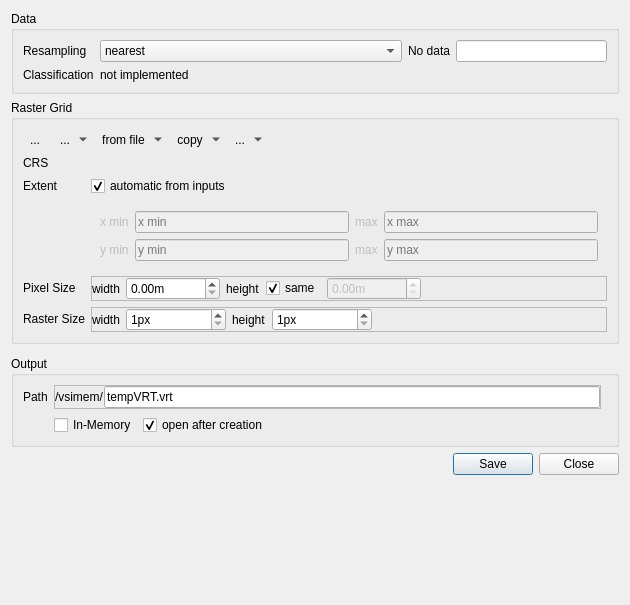
              <widget class="QWidget" name="scrollAreaWidgetContents">
               <property name="geometry">
                <rect>
                 <x>0</x>
                 <y>0</y>
                 <width>630</width>
                 <height>605</height>
                </rect>
               </property>
               <layout class="QGridLayout" name="gridLayout_2">
                <item row="9" column="0" colspan="2">
                 <widget class="QgsCollapsibleGroupBox" name="mGroupBox">
                  <property name="sizePolicy">
                   <sizepolicy hsizetype="Preferred" vsizetype="Preferred">
                    <horstretch>0</horstretch>
                    <verstretch>0</verstretch>
                   </sizepolicy>
                  </property>
                  <property name="minimumSize">
                   <size>
                    <width>0</width>
                    <height>0</height>
                   </size>
                  </property>
                  <property name="title">
                   <string>Raster Grid</string>
                  </property>
                  <layout class="QFormLayout" name="formLayout_2">
                   <property name="topMargin">
                    <number>9</number>
                   </property>
                   <item row="0" column="0" colspan="2">
                    <layout class="QHBoxLayout" name="horizontalLayout_6">
                     <property name="spacing">
                      <number>6</number>
                     </property>
                     <item>
                      <widget class="QToolButton" name="bntDrawExtent">
                       <property name="toolTip">
                        <string>Select resolution from other raster image</string>
                       </property>
                       <property name="text">
                        <string>...</string>
                       </property>
                       <property name="icon">
                        <iconset resource="vrtbuilderresources.qrc">
                         <normaloff>:/vrtbuilder/mActionSelect.svg</normaloff>:/vrtbuilder/mActionSelect.svg</iconset>
                       </property>
                       <property name="popupMode">
                        <enum>QToolButton::DelayedPopup</enum>
                       </property>
                       <property name="autoRaise">
                        <bool>true</bool>
                       </property>
                      </widget>
                     </item>
                     <item>
                      <widget class="QToolButton" name="btnCopyResolution">
                       <property name="toolTip">
                        <string>Select resolution from other raster image</string>
                       </property>
                       <property name="text">
                        <string>...</string>
                       </property>
                       <property name="icon">
                        <iconset resource="vrtbuilderresources.qrc">
                         <normaloff>:/vrtbuilder/mActionImportPixelSize.svg</normaloff>:/vrtbuilder/mActionImportPixelSize.svg</iconset>
                       </property>
                       <property name="popupMode">
                        <enum>QToolButton::MenuButtonPopup</enum>
                       </property>
                       <property name="autoRaise">
                        <bool>true</bool>
                       </property>
                      </widget>
                     </item>
                     <item>
                      <widget class="QToolButton" name="btnCopyExtent">
                       <property name="enabled">
                        <bool>true</bool>
                       </property>
                       <property name="toolTip">
                        <string>Select bounds from spatial file or layer</string>
                       </property>
                       <property name="text">
                        <string>from file</string>
                       </property>
                       <property name="icon">
                        <iconset resource="vrtbuilderresources.qrc">
                         <normaloff>:/vrtbuilder/mActionImportRasterBounds.svg</normaloff>:/vrtbuilder/mActionImportRasterBounds.svg</iconset>
                       </property>
                       <property name="popupMode">
                        <enum>QToolButton::MenuButtonPopup</enum>
                       </property>
                       <property name="autoRaise">
                        <bool>true</bool>
                       </property>
                      </widget>
                     </item>
                     <item>
                      <widget class="QToolButton" name="bntCopyGrid">
                       <property name="toolTip">
                        <string>Copy grid, and extent from other raster</string>
                       </property>
                       <property name="text">
                        <string>copy</string>
                       </property>
                       <property name="icon">
                        <iconset resource="vrtbuilderresources.qrc">
                         <normaloff>:/vrtbuilder/mActionImportRasterBoundsAndPixelSize.svg</normaloff>:/vrtbuilder/mActionImportRasterBoundsAndPixelSize.svg</iconset>
                       </property>
                       <property name="popupMode">
                        <enum>QToolButton::MenuButtonPopup</enum>
                       </property>
                       <property name="toolButtonStyle">
                        <enum>Qt::ToolButtonIconOnly</enum>
                       </property>
                       <property name="autoRaise">
                        <bool>true</bool>
                       </property>
                       <property name="arrowType">
                        <enum>Qt::NoArrow</enum>
                       </property>
                      </widget>
                     </item>
                     <item>
                      <widget class="QToolButton" name="btnAlignGrid">
                       <property name="text">
                        <string>...</string>
                       </property>
                       <property name="icon">
                        <iconset resource="vrtbuilderresources.qrc">
                         <normaloff>:/vrtbuilder/mActionAlignGrid.svg</normaloff>:/vrtbuilder/mActionAlignGrid.svg</iconset>
                       </property>
                       <property name="popupMode">
                        <enum>QToolButton::MenuButtonPopup</enum>
                       </property>
                       <property name="autoRaise">
                        <bool>true</bool>
                       </property>
                      </widget>
                     </item>
                     <item>
                      <spacer name="horizontalSpacer_4">
                       <property name="orientation">
                        <enum>Qt::Horizontal</enum>
                       </property>
                       <property name="sizeHint" stdset="0">
                        <size>
                         <width>40</width>
                         <height>20</height>
                        </size>
                       </property>
                      </spacer>
                     </item>
                    </layout>
                   </item>
                   <item row="1" column="0">
                    <widget class="QLabel" name="label_8">
                     <property name="text">
                      <string>CRS</string>
                     </property>
                    </widget>
                   </item>
                   <item row="1" column="1">
                    <widget class="QgsProjectionSelectionWidget" name="crsSelectionWidget">
                     <property name="enabled">
                      <bool>true</bool>
                     </property>
                     <property name="minimumSize">
                      <size>
                       <width>50</width>
                       <height>0</height>
                      </size>
                     </property>
                    </widget>
                   </item>
                   <item row="2" column="0">
                    <widget class="QLabel" name="label_17">
                     <property name="text">
                      <string>Extent</string>
                     </property>
                    </widget>
                   </item>
                   <item row="2" column="1">
                    <widget class="QCheckBox" name="cbBoundsFromSourceFiles">
                     <property name="enabled">
                      <bool>true</bool>
                     </property>
                     <property name="toolTip">
                      <string>Automatic extent from source fule</string>
                     </property>
                     <property name="text">
                      <string>automatic from inputs</string>
                     </property>
                     <property name="checked">
                      <bool>true</bool>
                     </property>
                    </widget>
                   </item>
                   <item row="3" column="1">
                    <widget class="QFrame" name="frameExtent">
                     <property name="enabled">
                      <bool>false</bool>
                     </property>
                     <layout class="QGridLayout" name="gridLayout">
                      <item row="2" column="3">
                       <widget class="QLabel" name="label_13">
                        <property name="text">
                         <string>max</string>
                        </property>
                       </widget>
                      </item>
                      <item row="1" column="4">
                       <widget class="QLineEdit" name="tbBoundsXMax">
                        <property name="placeholderText">
                         <string>x max</string>
                        </property>
                       </widget>
                      </item>
                      <item row="1" column="3">
                       <widget class="QLabel" name="label_12">
                        <property name="text">
                         <string>max</string>
                        </property>
                       </widget>
                      </item>
                      <item row="2" column="2">
                       <widget class="QLineEdit" name="tbBoundsYMin">
                        <property name="placeholderText">
                         <string>y min</string>
                        </property>
                       </widget>
                      </item>
                      <item row="2" column="1">
                       <widget class="QLabel" name="label_11">
                        <property name="text">
                         <string>y min</string>
                        </property>
                       </widget>
                      </item>
                      <item row="2" column="4">
                       <widget class="QLineEdit" name="tbBoundsYMax">
                        <property name="placeholderText">
                         <string>y max</string>
                        </property>
                       </widget>
                      </item>
                      <item row="1" column="2">
                       <widget class="QLineEdit" name="tbBoundsXMin">
                        <property name="placeholderText">
                         <string>x min</string>
                        </property>
                       </widget>
                      </item>
                      <item row="1" column="1">
                       <widget class="QLabel" name="label_10">
                        <property name="text">
                         <string>x min</string>
                        </property>
                       </widget>
                      </item>
                     </layout>
                    </widget>
                   </item>
                   <item row="4" column="0">
                    <widget class="QLabel" name="label_3">
                     <property name="text">
                      <string>Pixel Size</string>
                     </property>
                    </widget>
                   </item>
                   <item row="4" column="1">
                    <widget class="QFrame" name="framePixelSize">
                     <property name="minimumSize">
                      <size>
                       <width>50</width>
                       <height>0</height>
                      </size>
                     </property>
                     <property name="frameShape">
                      <enum>QFrame::StyledPanel</enum>
                     </property>
                     <property name="frameShadow">
                      <enum>QFrame::Raised</enum>
                     </property>
                     <layout class="QHBoxLayout" name="horizontalLayout_12">
                      <property name="leftMargin">
                       <number>0</number>
                      </property>
                      <property name="topMargin">
                       <number>0</number>
                      </property>
                      <property name="rightMargin">
                       <number>0</number>
                      </property>
                      <property name="bottomMargin">
                       <number>0</number>
                      </property>
                      <item>
                       <widget class="QLabel" name="label_4">
                        <property name="text">
                         <string>width</string>
                        </property>
                       </widget>
                      </item>
                      <item>
                       <widget class="QDoubleSpinBox" name="sbResolutionX">
                        <property name="minimumSize">
                         <size>
                          <width>50</width>
                          <height>0</height>
                         </size>
                        </property>
                        <property name="maximumSize">
                         <size>
                          <width>100</width>
                          <height>16777215</height>
                         </size>
                        </property>
                        <property name="suffix">
                         <string>m</string>
                        </property>
                        <property name="maximum">
                         <double>99999999999999.000000000000000</double>
                        </property>
                       </widget>
                      </item>
                      <item>
                       <widget class="QLabel" name="label_5">
                        <property name="text">
                         <string>height</string>
                        </property>
                       </widget>
                      </item>
                      <item>
                       <widget class="QCheckBox" name="cbLinkResolutionXY">
                        <property name="text">
                         <string>same</string>
                        </property>
                        <property name="checked">
                         <bool>true</bool>
                        </property>
                       </widget>
                      </item>
                      <item>
                       <widget class="QDoubleSpinBox" name="sbResolutionY">
                        <property name="enabled">
                         <bool>false</bool>
                        </property>
                        <property name="sizePolicy">
                         <sizepolicy hsizetype="Preferred" vsizetype="Fixed">
                          <horstretch>0</horstretch>
                          <verstretch>0</verstretch>
                         </sizepolicy>
                        </property>
                        <property name="minimumSize">
                         <size>
                          <width>50</width>
                          <height>0</height>
                         </size>
                        </property>
                        <property name="maximumSize">
                         <size>
                          <width>100</width>
                          <height>16777215</height>
                         </size>
                        </property>
                        <property name="suffix">
                         <string>m</string>
                        </property>
                        <property name="maximum">
                         <double>10000000000000000.000000000000000</double>
                        </property>
                       </widget>
                      </item>
                      <item>
                       <spacer name="horizontalSpacer_6">
                        <property name="orientation">
                         <enum>Qt::Horizontal</enum>
                        </property>
                        <property name="sizeHint" stdset="0">
                         <size>
                          <width>0</width>
                          <height>20</height>
                         </size>
                        </property>
                       </spacer>
                      </item>
                     </layout>
                    </widget>
                   </item>
                   <item row="5" column="0">
                    <widget class="QLabel" name="label_18">
                     <property name="text">
                      <string>Raster Size</string>
                     </property>
                    </widget>
                   </item>
                   <item row="5" column="1">
                    <widget class="QFrame" name="frameRasterSize">
                     <property name="frameShape">
                      <enum>QFrame::StyledPanel</enum>
                     </property>
                     <property name="frameShadow">
                      <enum>QFrame::Raised</enum>
                     </property>
                     <layout class="QHBoxLayout" name="horizontalLayout_3">
                      <property name="leftMargin">
                       <number>0</number>
                      </property>
                      <property name="topMargin">
                       <number>0</number>
                      </property>
                      <property name="rightMargin">
                       <number>0</number>
                      </property>
                      <property name="bottomMargin">
                       <number>0</number>
                      </property>
                      <item>
                       <widget class="QLabel" name="label_19">
                        <property name="text">
                         <string>width</string>
                        </property>
                       </widget>
                      </item>
                      <item>
                       <widget class="QSpinBox" name="sbRasterWidth">
                        <property name="minimumSize">
                         <size>
                          <width>100</width>
                          <height>0</height>
                         </size>
                        </property>
                        <property name="suffix">
                         <string>px</string>
                        </property>
                        <property name="minimum">
                         <number>1</number>
                        </property>
                        <property name="maximum">
                         <number>999999999</number>
                        </property>
                       </widget>
                      </item>
                      <item>
                       <widget class="QLabel" name="label_20">
                        <property name="text">
                         <string>height</string>
                        </property>
                       </widget>
                      </item>
                      <item>
                       <widget class="QSpinBox" name="sbRasterHeight">
                        <property name="minimumSize">
                         <size>
                          <width>100</width>
                          <height>0</height>
                         </size>
                        </property>
                        <property name="suffix">
                         <string>px</string>
                        </property>
                        <property name="minimum">
                         <number>1</number>
                        </property>
                        <property name="maximum">
                         <number>999999999</number>
                        </property>
                       </widget>
                      </item>
                      <item>
                       <spacer name="horizontalSpacer_3">
                        <property name="orientation">
                         <enum>Qt::Horizontal</enum>
                        </property>
                        <property name="sizeHint" stdset="0">
                         <size>
                          <width>0</width>
                          <height>20</height>
                         </size>
                        </property>
                       </spacer>
                      </item>
                     </layout>
                    </widget>
                   </item>
                  </layout>
                 </widget>
                </item>
                <item row="19" column="1">
                 <widget class="QFrame" name="frameUserResolution">
                  <property name="frameShape">
                   <enum>QFrame::NoFrame</enum>
                  </property>
                  <property name="frameShadow">
                   <enum>QFrame::Raised</enum>
                  </property>
                  <layout class="QHBoxLayout" name="horizontalLayout_7">
                   <property name="spacing">
                    <number>2</number>
                   </property>
                   <property name="leftMargin">
                    <number>0</number>
                   </property>
                   <property name="topMargin">
                    <number>0</number>
                   </property>
                   <property name="rightMargin">
                    <number>0</number>
                   </property>
                   <property name="bottomMargin">
                    <number>0</number>
                   </property>
                  </layout>
                 </widget>
                </item>
                <item row="25" column="1">
                 <widget class="QDialogButtonBox" name="buttonBox">
                  <property name="standardButtons">
                   <set>QDialogButtonBox::Close|QDialogButtonBox::Save</set>
                  </property>
                 </widget>
                </item>
                <item row="24" column="0" colspan="2">
                 <widget class="QgsCollapsibleGroupBox" name="mGrpBoxOutput">
                  <property name="minimumSize">
                   <size>
                    <width>0</width>
                    <height>0</height>
                   </size>
                  </property>
                  <property name="title">
                   <string>Output</string>
                  </property>
                  <layout class="QGridLayout" name="gridLayout_4">
                   <property name="bottomMargin">
                    <number>9</number>
                   </property>
                   <item row="0" column="0">
                    <widget class="QLabel" name="label_2">
                     <property name="text">
                      <string>Path</string>
                     </property>
                    </widget>
                   </item>
                   <item row="0" column="1">
                    <layout class="QHBoxLayout" name="horizontalLayout_10">
                     <item>
                      <widget class="QFrame" name="frameInMemoryPath">
                       <property name="frameShape">
                        <enum>QFrame::StyledPanel</enum>
                       </property>
                       <property name="frameShadow">
                        <enum>QFrame::Raised</enum>
                       </property>
                       <layout class="QHBoxLayout" name="horizontalLayout_11">
                        <property name="spacing">
                         <number>0</number>
                        </property>
                        <property name="leftMargin">
                         <number>0</number>
                        </property>
                        <property name="topMargin">
                         <number>0</number>
                        </property>
                        <property name="rightMargin">
                         <number>0</number>
                        </property>
                        <property name="bottomMargin">
                         <number>0</number>
                        </property>
                        <item>
                         <widget class="QLabel" name="label">
                          <property name="text">
                           <string>/vsimem/</string>
                          </property>
                         </widget>
                        </item>
                        <item>
                         <widget class="QLineEdit" name="lineEditInMemory">
                          <property name="inputMask">
                           <string/>
                          </property>
                          <property name="text">
                           <string>tempVRT.vrt</string>
                          </property>
                         </widget>
                        </item>
                       </layout>
                      </widget>
                     </item>
                     <item>
                      <widget class="QgsFileWidget" name="mQgsFileWidget">
                       <property name="enabled">
                        <bool>true</bool>
                       </property>
                       <property name="sizePolicy">
                        <sizepolicy hsizetype="Minimum" vsizetype="Minimum">
                         <horstretch>0</horstretch>
                         <verstretch>0</verstretch>
                        </sizepolicy>
                       </property>
                       <property name="fileWidgetButtonVisible">
                        <bool>true</bool>
                       </property>
                       <property name="useLink">
                        <bool>false</bool>
                       </property>
                       <property name="defaultRoot">
                        <string/>
                       </property>
                      </widget>
                     </item>
                    </layout>
                   </item>
                   <item row="1" column="1">
                    <layout class="QHBoxLayout" name="horizontalLayout_5">
                     <property name="spacing">
                      <number>6</number>
                     </property>
                     <property name="bottomMargin">
                      <number>0</number>
                     </property>
                     <item>
                      <widget class="QCheckBox" name="cbInMemoryOutput">
                       <property name="text">
                        <string>In-Memory</string>
                       </property>
                      </widget>
                     </item>
                     <item>
                      <widget class="QCheckBox" name="cbAddToMap">
                       <property name="text">
                        <string>open after creation</string>
                       </property>
                       <property name="checked">
                        <bool>true</bool>
                       </property>
                      </widget>
                     </item>
                     <item>
                      <spacer name="horizontalSpacer_8">
                       <property name="orientation">
                        <enum>Qt::Horizontal</enum>
                       </property>
                       <property name="sizeHint" stdset="0">
                        <size>
                         <width>40</width>
                         <height>0</height>
                        </size>
                       </property>
                      </spacer>
                     </item>
                    </layout>
                   </item>
                  </layout>
                 </widget>
                </item>
                <item row="8" column="0" colspan="2">
                 <widget class="QgsCollapsibleGroupBox" name="mGroupBox_2">
                  <property name="minimumSize">
                   <size>
                    <width>0</width>
                    <height>0</height>
                   </size>
                  </property>
                  <property name="title">
                   <string>Data</string>
                  </property>
                  <layout class="QGridLayout" name="gridLayout_3" columnstretch="0,2,0,1">
                   <item row="0" column="0">
                    <widget class="QLabel" name="label_7">
                     <property name="text">
                      <string>Resampling</string>
                     </property>
                    </widget>
                   </item>
                   <item row="0" column="1">
                    <widget class="QComboBox" name="cbResampling">
                     <item>
                      <property name="text">
                       <string>nearest</string>
                      </property>
                     </item>
                     <item>
                      <property name="text">
                       <string>bilinear</string>
                      </property>
                     </item>
                     <item>
                      <property name="text">
                       <string>cubic</string>
                      </property>
                     </item>
                     <item>
                      <property name="text">
                       <string>cubicspline</string>
                      </property>
                     </item>
                     <item>
                      <property name="text">
                       <string>lanczos</string>
                      </property>
                     </item>
                     <item>
                      <property name="text">
                       <string>average</string>
                      </property>
                     </item>
                     <item>
                      <property name="text">
                       <string>mode</string>
                      </property>
                     </item>
                    </widget>
                   </item>
                   <item row="2" column="0">
                    <widget class="QLabel" name="label_9">
                     <property name="text">
                      <string>Classification</string>
                     </property>
                    </widget>
                   </item>
                   <item row="2" column="1">
                    <widget class="QLabel" name="label_16">
                     <property name="text">
                      <string>not implemented</string>
                     </property>
                    </widget>
                   </item>
                   <item row="0" column="2">
                    <widget class="QLabel" name="label_6">
                     <property name="text">
                      <string>No data</string>
                     </property>
                    </widget>
                   </item>
                   <item row="0" column="3">
                    <widget class="QLineEdit" name="tbNoData">
                     <property name="readOnly">
                      <bool>false</bool>
                     </property>
                    </widget>
                   </item>
                  </layout>
                 </widget>
                </item>
                <item row="26" column="1">
                 <spacer name="verticalSpacer">
                  <property name="orientation">
                   <enum>Qt::Vertical</enum>
                  </property>
                  <property name="sizeHint" stdset="0">
                   <size>
                    <width>20</width>
                    <height>40</height>
                   </size>
                  </property>
                 </spacer>
                </item>
               </layout>
              </widget>
